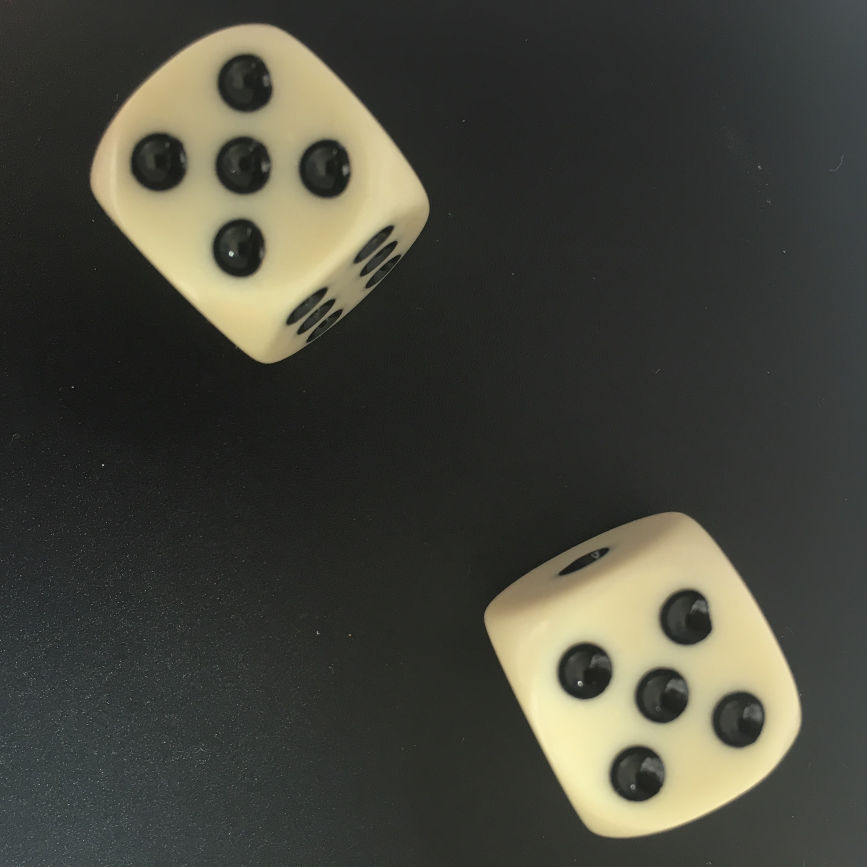
#> input picture cv/imgs/dice1.jpg, 2600 x 2600 px (shown at 1/3 size)
$ python dice-segment.py ../imgs/dice1.jpg out   (older library calls are emulated)
#> lines starting #> are read from the running program, lines starting #| are printed output that depends on the picture; after the words box and inside, x2 and y2 are one past the last pixel; in counts of white or black regions, pixels touching at a corner belong together
#!/usr/bin/env python3

import numpy as np
import cv2
import argparse
import glob
from os.path import splitext, basename


in_path = None
out_dir = None
debug = False
file_ext = 'png'


def get_output_path(key):
  global in_path, out_dir, file_ext
  imgs = glob.glob('{}/*.{}'.format(out_dir, file_ext))

  if len(imgs) == 0:
    next_num = 0
  else:
    nums = [int(splitext(basename(i))[0]) for i in imgs]
    next_num = 1 + max(nums)

  return '{}/{}.{}'.format(out_dir, str(next_num).zfill(5), file_ext)


def write_img(img, key):
  path = get_output_path(key)
  cv2.imwrite(path, img)
  print('wrote to {}'.format(path))


def process_contour(contour, img):
  # dice min area (rotated rect)
  rect_min_area = cv2.minAreaRect(contour)
  rect_min_points = cv2.boxPoints(rect_min_area)

  # bounding rect of the *min area rect*
  rrb = cv2.boundingRect(rect_min_points)
  rrb_tl = rrb[0:2]
  rrb_br = tuple([sum(x) for x in zip(rrb_tl, rrb[2:4])])

  # crop to bounding rect
  cropped = img[rrb_tl[1]:rrb_br[1], rrb_tl[0]:rrb_br[0]]

  # straighten image
  angle = rect_min_area[2]
  keep = angle > -45.  # if the angle is less than -45 we need to swap w/h

  rrb_width = rrb_br[0] - rrb_tl[0]
  rrb_height = rrb_br[1] - rrb_tl[1]
  width = rrb_width if keep else rrb_height
  height = rrb_height if keep else rrb_width
  angle += (0 if keep else 90)
  center = (width / 2, height / 2)
  dsize = (width, height)
  matrix = cv2.getRotationMatrix2D(center, angle, 1.0)

  if 0 in cropped.shape:
    return

  straight = cv2.warpAffine(cropped, matrix, dsize)

  # crop based on nonzero values
  nonzero = straight.nonzero()
  y_start = min(nonzero[0])
  y_end = max(nonzero[0])
  x_start = min(nonzero[1])
  x_end = max(nonzero[1])
  straight_crop = straight[y_start:y_end, x_start:x_end]

  # put into square box
  s = straight_crop.shape[0:2]
  max_dim = max(s)
  x_start = int((max_dim - s[0]) / 2)
  x_end = x_start + s[0]
  y_start = int((max_dim - s[1]) / 2)
  y_end = y_start + s[1]

  square = np.zeros((max_dim, max_dim))
  square[x_start:x_end, y_start:y_end] = straight_crop

  if 0 in square.shape:
    return

  # resize
  small = cv2.resize(square, (40, 40))

  return small


def get_segmented(img, threshold):
  global debug

  img_gray = cv2.cvtColor(img, cv2.COLOR_BGR2GRAY)

  blurred = cv2.blur(img_gray, (20, 20))

  # white dice on black
#     retval, threshold = cv2.threshold(blurred, 150, 255, cv2.THRESH_BINARY)
  # black dice on white
  retval, threshold = cv2.threshold(blurred, threshold, 255,
                                    cv2.THRESH_BINARY_INV)
  if debug:
    write_img(threshold, 'threshold')

  min_idx = img.shape.index(min(img.shape[0:2]))
  max_idx = abs(1 - min_idx)
  ratio = img.shape[min_idx] / img.shape[max_idx]
  dim = 200
  size = (dim, int(dim * ratio))
  resized = cv2.resize(threshold, size)

  resized, contours, hierarchy = cv2.findContours(resized,
                                                  cv2.RETR_EXTERNAL,
                                                  cv2.CHAIN_APPROX_NONE)
  if debug:
    cimg = np.zeros(resized.shape)
    cv2.drawContours(cimg, contours, -1, 255)
    write_img(cimg, 'contours')

  return [process_contour(c, resized) for c in contours]


def main():
  parser = argparse.ArgumentParser()
  parser.add_argument('in_path', help='path to input image', type=str)
  parser.add_argument('out_dir', help='directory to output results', type=str)
  parser.add_argument('--threshold', help='threshold 0-255', type=int,
                      default=127)
  parser.add_argument('--debug', help='if True then output debug images',
                      type=bool, default=False)
  args = parser.parse_args()

  img = cv2.imread(args.in_path)
#> img is the input picture: shape (2600, 2600, 3); mean B, G, R 59.9, 68.8, 68.8
  if img is None:
    print("couldn't read image")
    return

  global in_path, out_dir, debug
  in_path = args.in_path
  out_dir = args.out_dir
  debug = args.debug

  for i, segment in enumerate(get_segmented(img, args.threshold)):
#> in get_segmented, `img_gray = cv2.cvtColor(img, cv2.COLOR_BGR2GRAY)`:
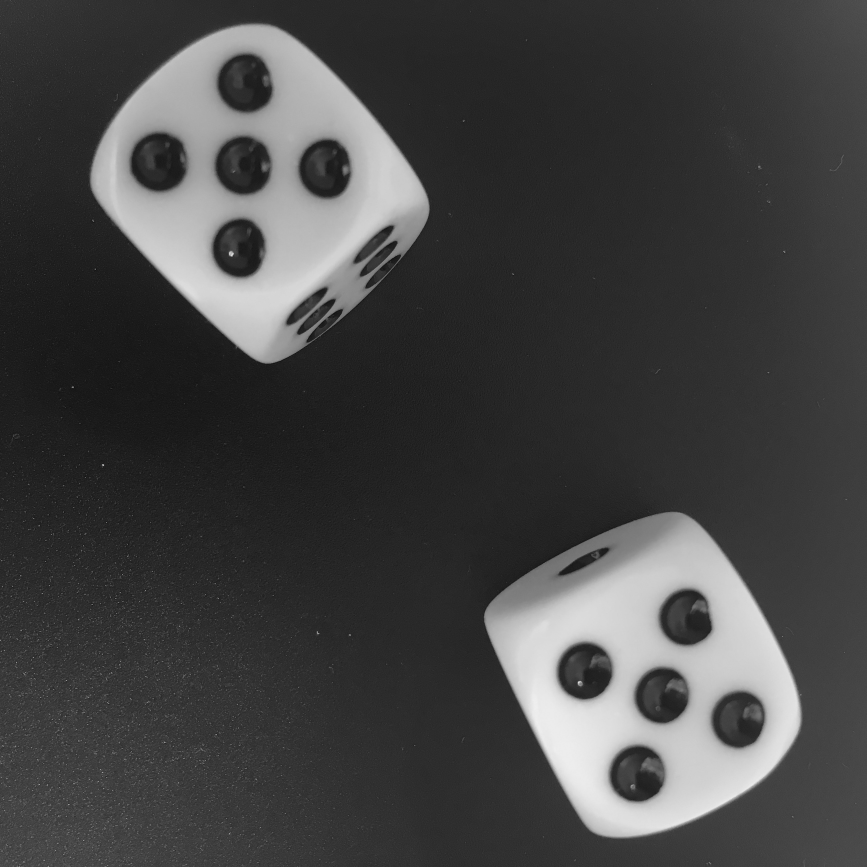
#> img_gray: shape (2600, 2600) (shown at 1/3 size); min 0, max 241, mean 67.8
#> in get_segmented, `retval, threshold = cv2.threshold(blurred, threshold, 255, cv2.THRESH_..`:
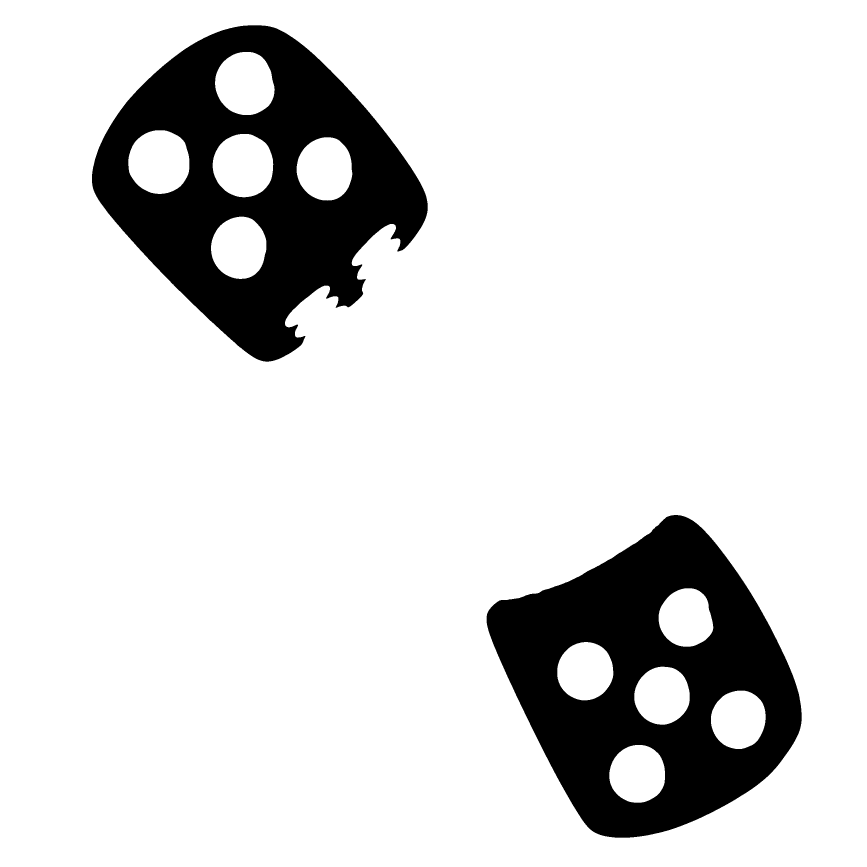
#> threshold: shape (2600, 2600) (shown at 1/3 size); 85.6% white; 2 black regions, box (x1, y1, x2, y2) and area: (276, 76, 1283, 1085) 488991, (1460, 1545, 2405, 2513) 482889
#> in get_segmented, `retval, threshold = cv2.threshold(blurred, threshold, 255, cv2.THRESH_..`: retval = 127
#> in get_segmented, `resized = cv2.resize(threshold, size)`:
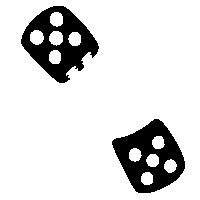
#> resized: shape (200, 200); 85.6% white; 2 black regions
#> in get_segmented, `resized, contours, hierarchy = cv2.findContours(resized, cv2.RETR_EXTE..`: contours = 1 contour; box (x1, y1, x2, y2) and area: (0, 0, 200, 200) 39601
#> in process_contour, `cropped = img[rrb_tl[1]:rrb_br[1], rrb_tl[0]:rrb_br[0]]`: cropped = 200 values from 255 to 255
#> in process_contour, `straight = cv2.warpAffine(cropped, matrix, dsize)`:
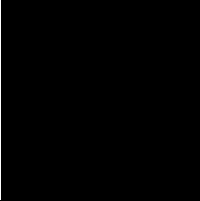
#> straight: shape (201, 200); 0.5% white in thin lines or dots, all inside (x1, y1, x2, y2) = (0, 0, 1, 200)
#> in process_contour, `nonzero = straight.nonzero()`: nonzero = 200 positions, rows 0 to 199, columns 0 to 0
#> in process_contour, `y_start = min(nonzero[0])`: y_start = 0
#> in process_contour, `y_end = max(nonzero[0])`: y_end = 199
#> in process_contour, `x_start = min(nonzero[1])`: x_start = 0
#> in process_contour, `straight_crop = straight[y_start:y_end, x_start:x_end]`: straight_crop = empty array
#> in process_contour, `square[x_start:x_end, y_start:y_end] = straight_crop`: square: shape (199, 199) float64; every value is 0
#> in process_contour, `small = cv2.resize(square, (40, 40))`: small: shape (40, 40) float64; every value is 0
    key = str(i).zfill(2)
#> key = '00'
    write_img(segment, key)


if __name__ == '__main__':
  main()
